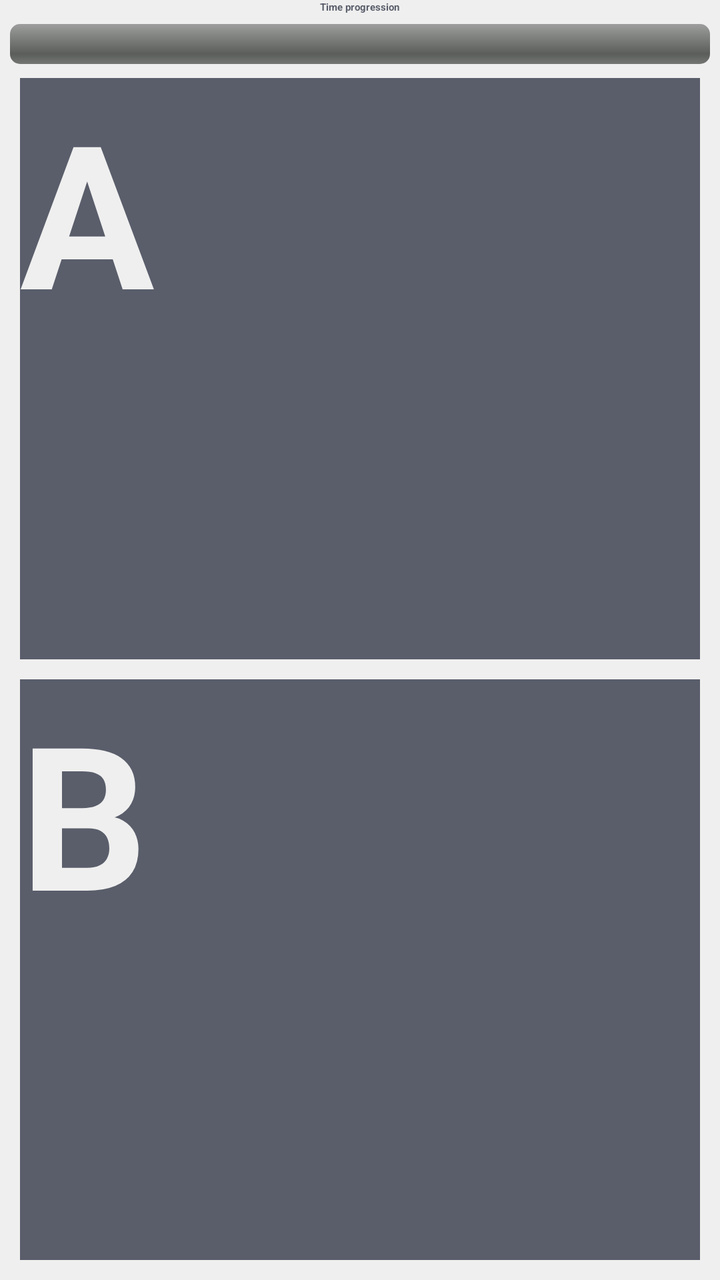
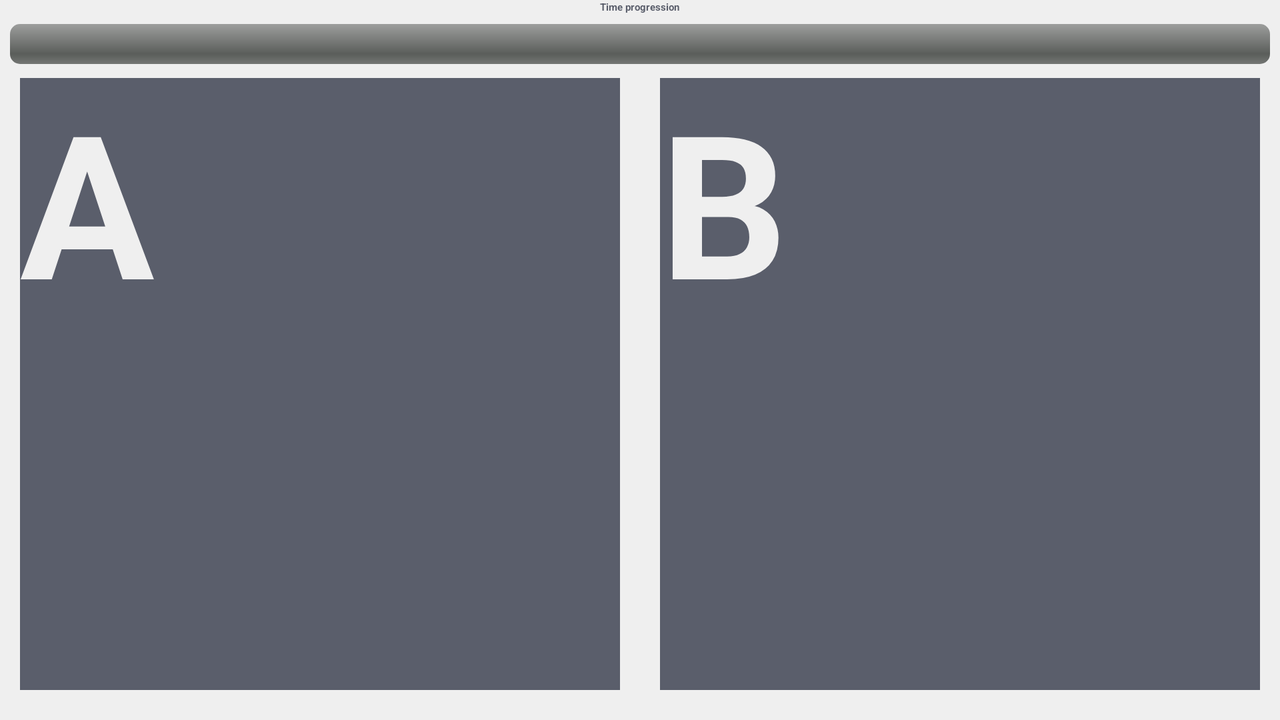

An Android layout and its configuration variant, each rendered on a device that would load it. The default file and the variant file are quoted in full after the pictures.
<!-- AndroidManifest.xml: application theme MyTheme -->
<!-- res/layout/aorb_choice.xml -->
<?xml version="1.0" encoding="utf-8"?>
<LinearLayout
  xmlns:android="http://schemas.android.com/apk/res/android"
  android:orientation="vertical"
  android:layout_width="fill_parent"
  android:layout_height="fill_parent"
  style="@style/backgroundColor">
  
  <LinearLayout
  		android:orientation="vertical"
  		android:layout_width="fill_parent"
  		android:layout_height="wrap_content"
  		android:gravity="center"
  		android:layout_marginBottom="2dp">
  	<TextView
  		android:layout_width="wrap_content"
  		android:layout_height="wrap_content"
  		android:paddingBottom="5dp"
  		android:textStyle="bold"
  		android:text="Time progression"
  		style="@style/textColor"/>
  	<ProgressBar
  		android:id="@+id/timeBar"
  		android:layout_width="fill_parent"
  		android:layout_height="wrap_content"
  		android:paddingBottom="5dp"
  		android:paddingLeft="5dp"
  		android:paddingRight="5dp"
  		style="@android:style/Widget.ProgressBar.Horizontal" />
  </LinearLayout>
  <LinearLayout
  		android:orientation="vertical"
  		android:layout_width="fill_parent"
  		android:layout_height="fill_parent"
  		android:gravity="center">
  		<Button
  			android:id="@+id/button_a"  
  			style="@style/buttonStyle2" 
  			android:text="A"
  			android:textSize="100dp"
  			android:textStyle="bold"/>
  		<Button
  			android:id="@+id/button_b" 
  			style="@style/buttonStyle2" 
  			android:text="B"
  			android:textSize="100dp"
  			android:textStyle="bold"/>
  </LinearLayout>
</LinearLayout>
<!-- resources referenced by this layout -->
<resources>
  <style name="backgroundColor">
  		<item name="android:background">#EFEFEF</item>
  	</style>
  <style name="buttonStyle2">
  		<item name="android:background">#5A5E6B</item>
  		<item name="android:textColor">#EFEFEF</item>
  		<item name="android:textStyle">bold</item>
  		<item name="android:layout_width">fill_parent</item>
  		<item name="android:layout_height">fill_parent</item>
  		<item name="android:layout_weight">1</item>
  		<item name="android:layout_marginLeft">10dp</item>
  		<item name="android:layout_marginRight">10dp</item>
  		<item name="android:layout_marginBottom">10dp</item> 
  		<item name="android:state_focused">true</item> 
    	</style>
  <style name="textColor">
  		<item name="android:textColor">#5A5E6B</item>
  	</style>
</resources>
<!-- res/layout-land/aorb_choice.xml (the repository's variant of the layout above) -->
<!-- drawn on the phone turned sideways -->
<?xml version="1.0" encoding="utf-8"?>
<LinearLayout
  xmlns:android="http://schemas.android.com/apk/res/android"
  android:orientation="vertical"
  android:layout_width="fill_parent"
  android:layout_height="fill_parent"
  style="@style/backgroundColor">
  
  <LinearLayout
  		android:orientation="vertical"
  		android:layout_width="fill_parent"
  		android:layout_height="wrap_content"
  		android:gravity="center"
  		android:layout_marginBottom="2dp">
  	<TextView
  		android:layout_width="wrap_content"
  		android:layout_height="wrap_content"
  		android:paddingBottom="5dp"
  		android:textStyle="bold"
  		android:text="Time progression"
  		style="@style/textColor"/>
  	<ProgressBar
  		android:id="@+id/timeBar"
  		android:layout_width="fill_parent"
  		android:layout_height="wrap_content"
  		android:paddingBottom="5dp"
  		android:paddingLeft="5dp"
  		android:paddingRight="5dp"
  		style="@android:style/Widget.ProgressBar.Horizontal" />
  </LinearLayout>
  <LinearLayout
  		android:orientation="horizontal"
  		android:layout_width="fill_parent"
  		android:layout_height="fill_parent"
  		android:gravity="center">
  		<Button
  			android:id="@+id/button_a"  
  			style="@style/buttonStyle2" 
  			android:text="A"
  			android:textSize="100dp"
  			android:textStyle="bold"/>
  		<Button
  			android:id="@+id/button_b" 
  			style="@style/buttonStyle2" 
  			android:text="B"
  			android:textSize="100dp"
  			android:textStyle="bold"/>
  </LinearLayout>
</LinearLayout>
